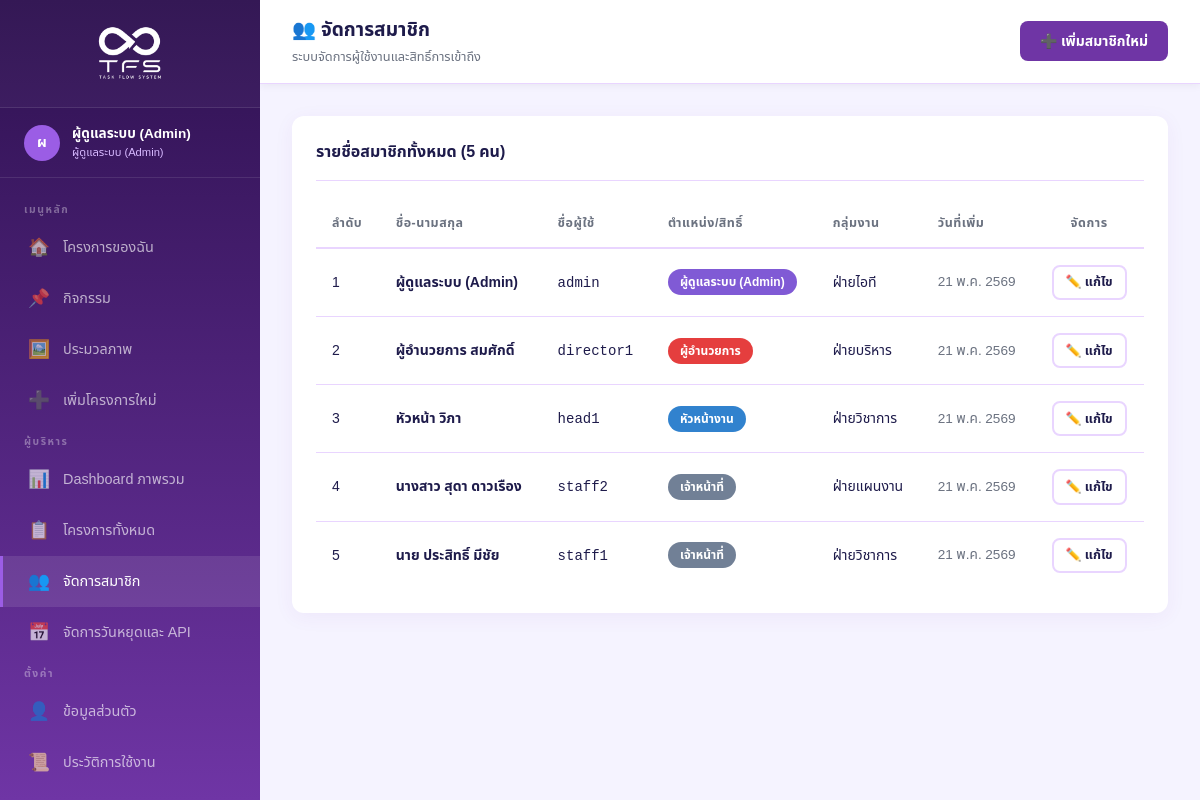
/users.php (signed in), run on the app's committed database.
### tables this page shows
CREATE TABLE IF NOT EXISTS users (
    id INT AUTO_INCREMENT PRIMARY KEY,
    username VARCHAR(50) NOT NULL UNIQUE,
    password VARCHAR(255) NOT NULL,
    full_name VARCHAR(150) NOT NULL,
    role ENUM('staff','head','director','admin') NOT NULL DEFAULT 'staff',
    department VARCHAR(100),
    created_at TIMESTAMP DEFAULT CURRENT_TIMESTAMP
);

### includes/functions.php (called while the page is built, shortened)
<?php
function thaiDate(?string $date): string {
    $months = ['','ม.ค.','ก.พ.','มี.ค.','เม.ย.','พ.ค.','มิ.ย.',
               'ก.ค.','ส.ค.','ก.ย.','ต.ค.','พ.ย.','ธ.ค.'];
    $d = date('j', strtotime($date));
    $m = $months[(int)date('n', strtotime($date))];
    $y = (int)date('Y', strtotime($date)) + 543;
    return "$d $m $y";
}

### users.php (the view, shortened to what this page needs)
<?php
require_once __DIR__ . '/includes/header.php';
$stmt = $pdo->query("SELECT * FROM users ORDER BY role DESC, full_name ASC");
$users = $stmt->fetchAll();
?>
<div class="topbar">
    <div style="display: flex; align-items: center; gap: 0.75rem;">
        <div>
        <h2>👥 จัดการสมาชิก</h2>
        <div class="topbar-breadcrumb">ระบบจัดการผู้ใช้งานและสิทธิ์การเข้าถึง</div>
    </div>
    </div>
    <a href="register.php" class="btn btn-primary">➕ เพิ่มสมาชิกใหม่</a>
</div>
<div class="page-content">
    <div class="card fade-in">
        <div class="card-header">
            <h3>รายชื่อสมาชิกทั้งหมด (<?= count($users) ?> คน)</h3>
        </div>
        <div class="table-wrap table-responsive-cards">
            <table class="table">
                <thead>
                    <tr>
                        <th>ลำดับ</th>
                        <th>ชื่อ-นามสกุล</th>
                        <th>ชื่อผู้ใช้</th>
                        <th>ตำแหน่ง/สิทธิ์</th>
                        <th>กลุ่มงาน</th>
                        <th>วันที่เพิ่ม</th>
                        <th style="text-align:center">จัดการ</th>
                    </tr>
                </thead>
                <tbody>
                    <?php
                    $roleColors = ['admin'=>'#805ad5', 'director'=>'#e53e3e', 'head'=>'#3182ce', 'staff'=>'#718096'];
                    $roleLabels = ['admin'=>'ผู้ดูแลระบบ (Admin)', 'director'=>'ผู้อำนวยการ', 'head'=>'หัวหน้างาน', 'staff'=>'เจ้าหน้าที่'];
                    foreach ($users as $idx => $u):
                    ?>
                    <tr>
                        <td data-label="ลำดับ"><?= $idx + 1 ?></td>
                        <td data-label="ชื่อ-นามสกุล"><strong><?= htmlspecialchars($u['full_name']) ?></strong></td>
                        <td data-label="ชื่อผู้ใช้"><code><?= htmlspecialchars($u['username']) ?></code></td>
                        <td data-label="ตำแหน่ง/สิทธิ์">
                            <span class="badge" style="background:<?= $roleColors[$u['role']] ?>;color:#fff">
                                <?= $roleLabels[$u['role']] ?>
                            </span>
                        </td>
                        <td data-label="กลุ่มงาน"><?= htmlspecialchars($u['department'] ?: '-') ?></td>
                        <td data-label="วันที่เพิ่ม" style="font-size:0.85rem;color:var(--text-muted)"><?= thaiDate($u['created_at']) ?></td>
                        <td data-label="จัดการ" style="text-align:center">
                            <div style="display:flex;gap:0.5rem;justify-content:center">
                                <a href="edit_user.php?id=<?= $u['id'] ?>" class="btn btn-outline btn-sm">✏️ แก้ไข</a>
                            </div>
                        </td>
                    </tr>
                    <?php endforeach; ?>
                </tbody>
            </table>
        </div>
    </div>
</div>
<?php require_once __DIR__ . '/includes/footer.php'; ?>

### includes/header.php (shortened to what this page needs)
<?php
require_once __DIR__ . '/functions.php';
$current_page = basename($_SERVER['PHP_SELF'], '.php');
$role = $_SESSION['role'];
$name = $_SESSION['user_name'];
$initials = mb_substr($name, 0, 1, 'UTF-8');
?>
<!DOCTYPE html>
<html lang="th">
<head>
    <link rel="stylesheet" href="assets/css/style.css?v=<?= time() ?>">
</head>
<body>
<aside class="sidebar">
    <div class="sidebar-logo" style="padding: 1rem 1.25rem; display: flex; justify-content: center; align-items: center; background: rgba(255,255,255,0.03);">
        <img src="assets/images/logo-light.png" alt="TFS Logo" style="max-width: 100%; max-height: 75px; border-radius: 8px; object-fit: contain;">
    </div>
    <div class="sidebar-user">
        <div class="user-avatar"><?= $initials ?></div>
        <div class="sidebar-user-info">
            <div class="name"><?= htmlspecialchars($name) ?></div>
            <div class="role-badge">
                <?php
                $roleLabels = ['staff'=>'เจ้าหน้าที่','head'=>'หัวหน้างาน','director'=>'ผู้อำนวยการ','admin'=>'ผู้ดูแลระบบ (Admin)'];
                echo $roleLabels[$role] ?? $role;
                ?>
            </div>
        </div>
    </div>
    <nav class="sidebar-nav">
        <div class="nav-section">เมนูหลัก</div>
        <a href="index.php" class="<?= $current_page === 'index' ? 'active' : '' ?>">
            <span class="icon">🏠</span> โครงการของฉัน
        </a>
        <a href="activities.php" class="<?= $current_page === 'activities' ? 'active' : '' ?>">
            <span class="icon">📌</span> กิจกรรม
        </a>
        <a href="gallery.php" class="<?= $current_page === 'gallery' ? 'active' : '' ?>">
            <span class="icon">🖼️</span> ประมวลภาพ
        </a>
        <a href="add_project.php" class="<?= $current_page === 'add_project' ? 'active' : '' ?>">
            <span class="icon">➕</span> เพิ่มโครงการใหม่
        </a>
        <?php if (in_array($role, ['head', 'director', 'admin'])): ?>
        <div class="nav-section">ผู้บริหาร</div>
        <a href="dashboard.php" class="<?= $current_page === 'dashboard' ? 'active' : '' ?>">
            <span class="icon">📊</span> Dashboard ภาพรวม
        </a>
        <a href="all_projects.php" class="<?= $current_page === 'all_projects' ? 'active' : '' ?>">
            <span class="icon">📋</span> โครงการทั้งหมด
        </a>
        <?php if ($role === 'admin'): ?>
        <a href="users.php" class="<?= $current_page === 'users' ? 'active' : '' ?>">
            <span class="icon">👥</span> จัดการสมาชิก
        </a>
        <a href="sync_holidays.php" class="<?= $current_page === 'sync_holidays' ? 'active' : '' ?>">
            <span class="icon">📅</span> จัดการวันหยุดและ API
        </a>
        <?php endif; ?>
        <?php endif; ?>
        <div class="nav-section">ตั้งค่า</div>
        <a href="profile.php" class="<?= $current_page === 'profile' ? 'active' : '' ?>">
            <span class="icon">👤</span> ข้อมูลส่วนตัว
        </a>
        <?php if ($role === 'admin'): ?>
        <a href="logs.php" class="<?= $current_page === 'logs' ? 'active' : '' ?>">
            <span class="icon">📜</span> ประวัติการใช้งาน
        </a>
        <?php endif; ?>
    </nav>
</aside>
<div class="main-content">

### includes/footer.php
    </div>
</body>
</html>

### assets/css/style.css (style rules this page uses)
:root { --primary: #6f35a5; --primary-light: #8a44d6; --primary-dark: #2e1150; --accent: #9b5de5; --accent-light: #d7b9ff; --secondary: #ec4899; --bg: #f5f3ff; --bg-card: #ffffff; --text-main: #1e1b4b; --text-muted: #6b7280; --border: #e9d5ff; --status-green: #10b981; --status-yellow: #f59e0b; --status-red: #ef4444; --status-blue: #3b82f6; --sidebar-w: 260px; --radius: 12px; --shadow: 0 4px 20px rgba(111,53,165,0.06); --shadow-hover: 0 8px 30px rgba(111,53,165,0.15); }
* { margin: 0; padding: 0; box-sizing: border-box; }
body { font-family: 'Sarabun', 'Noto Sans Thai', sans-serif; background: var(--bg); color: var(--text-main); min-height: 100vh; }
.sidebar { width: var(--sidebar-w); background: linear-gradient(180deg, var(--primary-dark) 0%, var(--primary) 100%); position: fixed; top: 0; left: 0; bottom: 0; display: flex; flex-direction: column; z-index: 1000; overflow-y: auto; }
.sidebar-logo { padding: 1.5rem; border-bottom: 1px solid rgba(255,255,255,0.1); display: flex; align-items: center; gap: 0.75rem; }
.sidebar-user { padding: 1rem 1.5rem; border-bottom: 1px solid rgba(255,255,255,0.1); display: flex; align-items: center; gap: 0.75rem; }
.user-avatar { width: 36px; height: 36px; background: var(--accent); border-radius: 50%; display: flex; align-items: center; justify-content: center; font-weight: 700; color: #fff; font-size: 0.9rem; flex-shrink: 0; }
.sidebar-user-info .name { font-size: 0.85rem; font-weight: 600; color: #fff; }
.sidebar-user-info .role-badge { font-size: 0.7rem; color: var(--accent-light); }
.sidebar-nav { flex: 1; padding: 1rem 0; }
.nav-section { padding: 0.5rem 1.5rem 0.25rem; font-size: 0.65rem; font-weight: 700; color: rgba(255,255,255,0.35); letter-spacing: 1.5px; text-transform: uppercase; }
.sidebar-nav a { display: flex; align-items: center; gap: 0.75rem; padding: 0.75rem 1.5rem; color: rgba(255,255,255,0.65); text-decoration: none; font-size: 0.9rem; font-weight: 500; transition: all 0.2s; border-left: 3px solid transparent; }
.sidebar-nav a:hover, .sidebar-nav a.active { background: rgba(255,255,255,0.1); color: #fff; border-left-color: var(--accent); }
.sidebar-nav a .icon { font-size: 1.1rem; width: 24px; text-align: center; }
.main-content { margin-left: var(--sidebar-w); min-height: 100vh; display: flex; flex-direction: column; }
.topbar { background: #fff; padding: 1rem 2rem; border-bottom: 1px solid var(--border); display: flex; align-items: center; justify-content: space-between; position: sticky; top: 0; z-index: 100; box-shadow: 0 2px 8px rgba(0,0,0,0.05); }
.topbar h2 { font-size: 1.2rem; font-weight: 700; color: var(--text-main); }
.topbar-breadcrumb { font-size: 0.8rem; color: var(--text-muted); margin-top: 0.1rem; }
.page-content { padding: 2rem; flex: 1; }
.card { background: var(--bg-card); border-radius: var(--radius); box-shadow: var(--shadow); padding: 1.5rem; transition: box-shadow 0.2s; }
.card-header { display: flex; align-items: center; justify-content: space-between; margin-bottom: 1.25rem; padding-bottom: 1rem; border-bottom: 1px solid var(--border); }
.card-header h3 { font-size: 1rem; font-weight: 700; color: var(--text-main); display: flex; align-items: center; gap: 0.5rem; }
.btn { display: inline-flex; align-items: center; gap: 0.4rem; padding: 0.6rem 1.25rem; border-radius: 8px; font-size: 0.875rem; font-weight: 600; cursor: pointer; border: none; text-decoration: none; transition: all 0.2s; white-space: nowrap; }
.btn-primary { background: var(--primary); color: #fff; }
.btn-outline { background: transparent; border: 2px solid var(--border); color: var(--text-main); }
.btn-sm { padding: 0.35rem 0.75rem; font-size: 0.8rem; }
.badge { display: inline-flex; align-items: center; padding: 0.25rem 0.75rem; border-radius: 999px; font-size: 0.75rem; font-weight: 600; color: #fff; white-space: nowrap; }
.table-wrap { overflow-x: auto; }
table { width: 100%; border-collapse: collapse; }
thead th { padding: 0.85rem 1rem; text-align: left; font-size: 0.78rem; font-weight: 700; color: var(--text-muted); text-transform: uppercase; letter-spacing: 0.5px; border-bottom: 2px solid var(--border); white-space: nowrap; }
tbody td { padding: 1rem; font-size: 0.875rem; border-bottom: 1px solid var(--border); color: var(--text-main); vertical-align: middle; }
tbody tr:last-child td { border-bottom: none; }
.fade-in { animation: fadeInUp 0.35s ease both; }
.fade-in:nth-child(1) { animation-delay: 0.05s; }

### data on the page
users: full_name "ผู้ดูแลระบบ (Admin)", username "admin", role "ผู้ดูแลระบบ (Admin)", department "ฝ่ายไอที", created_at "21 พ.ค. 2569"
users: full_name "ผู้อำนวยการ สมศักดิ์", username "director1", role "ผู้อำนวยการ", department "ฝ่ายบริหาร", created_at "21 พ.ค. 2569"
users: full_name "หัวหน้า วิภา", username "head1", role "หัวหน้างาน", department "ฝ่ายวิชาการ", created_at "21 พ.ค. 2569"
users: full_name "นางสาว สุดา ดาวเรือง", username "staff2", role "เจ้าหน้าที่", department "ฝ่ายแผนงาน", created_at "21 พ.ค. 2569"
users: full_name "นาย ประสิทธิ์ มีชัย", username "staff1", role "เจ้าหน้าที่", department "ฝ่ายวิชาการ", created_at "21 พ.ค. 2569"

### other printed values
$initials "ผ"
$name "ผู้ดูแลระบบ (Admin)"
$roleLabels[$role] "ผู้ดูแลระบบ (Admin)"
count($users) "5"
